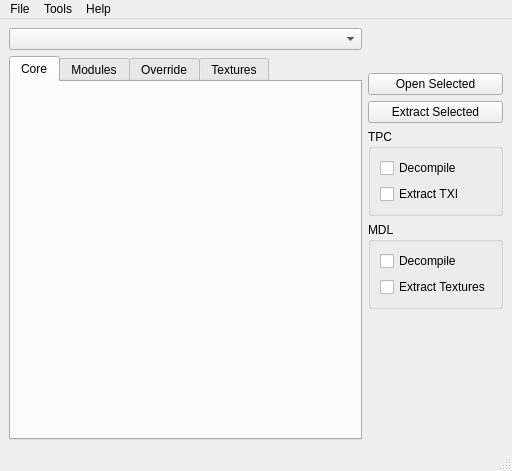
<?xml version="1.0" encoding="UTF-8"?>
<ui version="4.0">
 <class>MainWindow</class>
 <widget class="QMainWindow" name="MainWindow">
  <property name="geometry">
   <rect>
    <x>0</x>
    <y>0</y>
    <width>512</width>
    <height>471</height>
   </rect>
  </property>
  <property name="acceptDrops">
   <bool>true</bool>
  </property>
  <property name="windowTitle">
   <string>Holocron Toolset</string>
  </property>
  <widget class="QWidget" name="centralwidget">
   <layout class="QHBoxLayout" name="horizontalLayout">
    <property name="sizeConstraint">
     <enum>QLayout::SetMinimumSize</enum>
    </property>
    <item>
     <layout class="QVBoxLayout" name="verticalLayout_4">
      <item>
       <widget class="QComboBox" name="gameCombo"/>
      </item>
      <item>
       <widget class="QTabWidget" name="resourceTabs">
        <property name="currentIndex">
         <number>0</number>
        </property>
        <widget class="QWidget" name="coreTab">
         <attribute name="title">
          <string>Core</string>
         </attribute>
         <layout class="QVBoxLayout" name="verticalLayout_2">
          <property name="leftMargin">
           <number>0</number>
          </property>
          <property name="topMargin">
           <number>0</number>
          </property>
          <property name="rightMargin">
           <number>0</number>
          </property>
          <property name="bottomMargin">
           <number>0</number>
          </property>
          <item>
           <widget class="ResourceList" name="coreWidget" native="true"/>
          </item>
         </layout>
        </widget>

























        <widget class="QWidget" name="modulesTab">
         <attribute name="title">
          <string>Modules</string>
         </attribute>
         <layout class="QGridLayout" name="gridLayout">
          <property name="leftMargin">
           <number>0</number>
          </property>
          <property name="topMargin">
           <number>0</number>
          </property>
          <property name="rightMargin">
           <number>0</number>
          </property>
          <property name="bottomMargin">
           <number>0</number>
          </property>
          <property name="spacing">
           <number>0</number>
          </property>
          <item row="0" column="0" rowspan="2" colspan="2">
           <widget class="ResourceList" name="modulesWidget" native="true"/>
          </item>
         </layout>
        </widget>
        <widget class="QWidget" name="overrideTab">
         <attribute name="title">
          <string>Override</string>
         </attribute>
         <layout class="QVBoxLayout" name="verticalLayout_3">
          <property name="spacing">
           <number>0</number>
          </property>
          <property name="leftMargin">
           <number>0</number>
          </property>
          <property name="topMargin">
           <number>0</number>
          </property>
          <property name="rightMargin">
           <number>0</number>
          </property>
          <property name="bottomMargin">
           <number>0</number>
          </property>
          <item>
           <widget class="ResourceList" name="overrideWidget" native="true"/>
          </item>
         </layout>
        </widget>
        <widget class="QWidget" name="texturesTab">
         <attribute name="title">
          <string>Textures</string>
         </attribute>
         <layout class="QVBoxLayout" name="verticalLayout_6">
          <item>
           <widget class="TextureList" name="texturesWidget" native="true"/>
          </item>
         </layout>
        </widget>
       </widget>
      </item>
     </layout>
    </item>
    <item>
     <layout class="QVBoxLayout" name="vboxlayout">
      <property name="sizeConstraint">
       <enum>QLayout::SetFixedSize</enum>
      </property>
      <item>
       <spacer name="verticalSpacer_2">
        <property name="orientation">
         <enum>Qt::Vertical</enum>
        </property>
        <property name="sizeType">
         <enum>QSizePolicy::Fixed</enum>
        </property>
        <property name="sizeHint" stdset="0">
         <size>
          <width>124</width>
          <height>45</height>
         </size>
        </property>
       </spacer>
      </item>
      <item>
       <widget class="QFrame" name="sidebar">
        <property name="frameShape">
         <enum>QFrame::NoFrame</enum>
        </property>
        <property name="frameShadow">
         <enum>QFrame::Raised</enum>
        </property>
        <layout class="QVBoxLayout" name="verticalLayout_5">
         <property name="leftMargin">
          <number>0</number>
         </property>
         <property name="topMargin">
          <number>0</number>
         </property>
         <property name="rightMargin">
          <number>0</number>
         </property>
         <property name="bottomMargin">
          <number>0</number>
         </property>
         <item>
          <widget class="QPushButton" name="openButton">
           <property name="text">
            <string>Open Selected</string>
           </property>
          </widget>
         </item>
         <item>
          <widget class="QPushButton" name="extractButton">
           <property name="sizePolicy">
            <sizepolicy hsizetype="Minimum" vsizetype="Fixed">
             <horstretch>0</horstretch>
             <verstretch>0</verstretch>
            </sizepolicy>
           </property>
           <property name="text">
            <string>Extract Selected</string>
           </property>
          </widget>
         </item>
         <item>
          <widget class="QGroupBox" name="tpcGroup_2">
           <property name="title">
            <string>TPC</string>
           </property>
           <layout class="QVBoxLayout" name="verticalLayout_10">
            <item>
             <widget class="QCheckBox" name="tpcDecompileCheckbox">
              <property name="text">
               <string>Decompile</string>
              </property>
             </widget>
            </item>
            <item>
             <widget class="QCheckBox" name="tpcTxiCheckbox">
              <property name="text">
               <string>Extract TXI</string>
              </property>
             </widget>
            </item>
           </layout>
          </widget>
         </item>
         <item>
          <widget class="QGroupBox" name="mdlGroup_2">
           <property name="title">
            <string>MDL</string>
           </property>
           <layout class="QVBoxLayout" name="verticalLayout_9">
            <item>
             <widget class="QCheckBox" name="mdlDecompileCheckbox">
              <property name="text">
               <string>Decompile</string>
              </property>
             </widget>
            </item>
            <item>
             <widget class="QCheckBox" name="mdlTexturesCheckbox">
              <property name="text">
               <string>Extract Textures</string>
              </property>
             </widget>
            </item>
           </layout>
          </widget>
         </item>
        </layout>
       </widget>
      </item>
      <item>
       <spacer name="verticalSpacer">
        <property name="orientation">
         <enum>Qt::Vertical</enum>
        </property>
        <property name="sizeHint" stdset="0">
         <size>
          <width>124</width>
          <height>40</height>
         </size>
        </property>
       </spacer>
      </item>
     </layout>
    </item>
   </layout>
  </widget>
  <widget class="QMenuBar" name="menubar">
   <property name="geometry">
    <rect>
     <x>0</x>
     <y>0</y>
     <width>512</width>
     <height>22</height>
    </rect>
   </property>
   <widget class="QMenu" name="menuFile">
    <property name="title">
     <string>File</string>
    </property>
    <widget class="QMenu" name="menuNew">
     <property name="title">
      <string>New</string>
     </property>
     <addaction name="actionNewDLG"/>
     <addaction name="actionNewNSS"/>
     <addaction name="actionNewUTC"/>
     <addaction name="actionNewUTP"/>
     <addaction name="actionNewUTD"/>
     <addaction name="actionNewUTI"/>
     <addaction name="actionNewUTS"/>
     <addaction name="actionNewUTT"/>
     <addaction name="actionNewUTM"/>
     <addaction name="actionNewUTW"/>
     <addaction name="actionNewUTE"/>
     <addaction name="separator"/>
     <addaction name="actionCloneModule"/>
     <addaction name="separator"/>
     <addaction name="actionNewGFF"/>
     <addaction name="actionNewERF"/>
     <addaction name="actionNewTXT"/>
     <addaction name="actionNewSSF"/>
    </widget>
    <addaction name="menuNew"/>
    <addaction name="openAction"/>
    <addaction name="separator"/>
    <addaction name="actionSettings"/>
    <addaction name="separator"/>
    <addaction name="actionExit"/>
   </widget>
   <widget class="QMenu" name="menuTools">
    <property name="title">
     <string>Tools</string>
    </property>
    <addaction name="actionModuleDesigner"/>
    <addaction name="separator"/>
    <addaction name="actionEditTLK"/>
    <addaction name="actionEditJRL"/>
    <addaction name="separator"/>
    <addaction name="actionFileSearch"/>
    <addaction name="actionIndoorMapBuilder"/>
   </widget>
   <widget class="QMenu" name="menuHelp">
    <property name="title">
     <string>Help</string>
    </property>
    <widget class="QMenu" name="menuDiscord">
     <property name="title">
      <string>Discord</string>
     </property>
     <addaction name="actionDiscordHolocronToolset"/>
     <addaction name="actionDiscordKotOR"/>
     <addaction name="actionDiscordDeadlyStream"/>
    </widget>
    <addaction name="actionHelpAbout"/>
    <addaction name="menuDiscord"/>
    <addaction name="actionInstructions"/>
    <addaction name="actionHelpUpdates"/>
   </widget>
   <addaction name="menuFile"/>
   <addaction name="menuTools"/>
   <addaction name="menuHelp"/>
  </widget>
  <widget class="QStatusBar" name="statusbar"/>
  <action name="cloneModuleAction">
   <property name="text">
    <string>Clone Module</string>
   </property>
  </action>
  <action name="actionRecent_Files">
   <property name="text">
    <string>Recent Files</string>
   </property>
  </action>
  <action name="actionExit">
   <property name="text">
    <string>Exit</string>
   </property>
  </action>
  <action name="actionSettings">
   <property name="text">
    <string>Settings</string>
   </property>
  </action>
  <action name="actionAbout">
   <property name="text">
    <string>About</string>
   </property>
  </action>
  <action name="actionOpen">
   <property name="text">
    <string>Open</string>
   </property>
  </action>
  <action name="actionCheck_for_Updates">
   <property name="text">
    <string>Check for Updates</string>
   </property>
  </action>
  <action name="actionCreature">
   <property name="text">
    <string>Creature</string>
   </property>
  </action>
  <action name="actionItem">
   <property name="text">
    <string>Item</string>
   </property>
  </action>
  <action name="actionDoor">
   <property name="text">
    <string>Door</string>
   </property>
  </action>
  <action name="actionPlaceable">
   <property name="text">
    <string>Placeable</string>
   </property>
  </action>
  <action name="actionMerchant">
   <property name="text">
    <string>Merchant</string>
   </property>
  </action>
  <action name="actionEncounter">
   <property name="text">
    <string>Encounter</string>
   </property>
  </action>
  <action name="actionTrigger">
   <property name="text">
    <string>Trigger</string>
   </property>
  </action>
  <action name="actionWaypoint">
   <property name="text">
    <string>Waypoint</string>
   </property>
  </action>
  <action name="actionDialog">
   <property name="enabled">
    <bool>false</bool>
   </property>
   <property name="text">
    <string>Dialog</string>
   </property>
  </action>
  <action name="openAction">
   <property name="text">
    <string>Open</string>
   </property>
  </action>
  <action name="actionNewGFF">
   <property name="text">
    <string>GFF</string>
   </property>
  </action>
  <action name="actionNewERF">
   <property name="text">
    <string>ERF</string>
   </property>
  </action>
  <action name="actionNewTXT">
   <property name="text">
    <string>TXT</string>
   </property>
  </action>
  <action name="actionEditTLK">
   <property name="enabled">
    <bool>false</bool>
   </property>
   <property name="text">
    <string>Edit Talk Table</string>
   </property>
  </action>
  <action name="actionHelpUpdates">
   <property name="text">
    <string>Check For Updates</string>
   </property>
  </action>
  <action name="actionHelpAbout">
   <property name="text">
    <string>About</string>
   </property>
  </action>
  <action name="actionNewSSF">
   <property name="text">
    <string>SSF</string>
   </property>
  </action>
  <action name="actionNewUTC">
   <property name="enabled">
    <bool>false</bool>
   </property>
   <property name="icon">
    <iconset>
     <normalon>:/images/icons/kx/creature.png</normalon>
    </iconset>
   </property>
   <property name="text">
    <string>Creature</string>
   </property>
  </action>
  <action name="actionCloneModule">
   <property name="enabled">
    <bool>false</bool>
   </property>
   <property name="text">
    <string>Clone Module</string>
   </property>
  </action>
  <action name="actionNewUTP">
   <property name="enabled">
    <bool>false</bool>
   </property>
   <property name="icon">
    <iconset resource="../../resources/resources.qrc">
     <normaloff>:/images/icons/kx/placeable.png</normaloff>:/images/icons/kx/placeable.png</iconset>
   </property>
   <property name="text">
    <string>Placeable</string>
   </property>
  </action>
  <action name="actionNewUTD">
   <property name="enabled">
    <bool>false</bool>
   </property>
   <property name="icon">
    <iconset resource="../../resources/resources.qrc">
     <normaloff>:/images/icons/kx/door.png</normaloff>:/images/icons/kx/door.png</iconset>
   </property>
   <property name="text">
    <string>Door</string>
   </property>
  </action>
  <action name="actionNewUTW">
   <property name="enabled">
    <bool>false</bool>
   </property>
   <property name="icon">
    <iconset resource="../../resources/resources.qrc">
     <normaloff>:/images/icons/kx/waypoint.png</normaloff>:/images/icons/kx/waypoint.png</iconset>
   </property>
   <property name="text">
    <string>Waypoint</string>
   </property>
  </action>
  <action name="actionNewUTT">
   <property name="enabled">
    <bool>false</bool>
   </property>
   <property name="icon">
    <iconset resource="../../resources/resources.qrc">
     <normaloff>:/images/icons/kx/trigger.png</normaloff>:/images/icons/kx/trigger.png</iconset>
   </property>
   <property name="text">
    <string>Trigger</string>
   </property>
  </action>
  <action name="actionNewUTE">
   <property name="enabled">
    <bool>false</bool>
   </property>
   <property name="icon">
    <iconset resource="../../resources/resources.qrc">
     <normaloff>:/images/icons/kx/encounter.png</normaloff>:/images/icons/kx/encounter.png</iconset>
   </property>
   <property name="text">
    <string>Encounter</string>
   </property>
  </action>
  <action name="actionNewUTS">
   <property name="enabled">
    <bool>false</bool>
   </property>
   <property name="icon">
    <iconset resource="../../resources/resources.qrc">
     <normaloff>:/images/icons/kx/sound.png</normaloff>:/images/icons/kx/sound.png</iconset>
   </property>
   <property name="text">
    <string>Sound</string>
   </property>
  </action>
  <action name="actionNewUTM">
   <property name="enabled">
    <bool>false</bool>
   </property>
   <property name="icon">
    <iconset resource="../../resources/resources.qrc">
     <normaloff>:/images/icons/kx/merchant.png</normaloff>:/images/icons/kx/merchant.png</iconset>
   </property>
   <property name="text">
    <string>Merchant</string>
   </property>
  </action>
  <action name="actionNewUTI">
   <property name="enabled">
    <bool>false</bool>
   </property>
   <property name="icon">
    <iconset resource="../../resources/resources.qrc">
     <normaloff>:/images/icons/kx/item.png</normaloff>:/images/icons/kx/item.png</iconset>
   </property>
   <property name="text">
    <string>Item</string>
   </property>
  </action>
  <action name="actionNewDLG">
   <property name="enabled">
    <bool>false</bool>
   </property>
   <property name="icon">
    <iconset resource="../../resources/resources.qrc">
     <normaloff>:/images/icons/kx/dialog.png</normaloff>:/images/icons/kx/dialog.png</iconset>
   </property>
   <property name="text">
    <string>Dialog</string>
   </property>
  </action>
  <action name="actionNewNSS">
   <property name="enabled">
    <bool>false</bool>
   </property>
   <property name="icon">
    <iconset resource="../../resources/resources.qrc">
     <normaloff>:/images/icons/kx/script.png</normaloff>:/images/icons/kx/script.png</iconset>
   </property>
   <property name="text">
    <string>Script</string>
   </property>
  </action>
  <action name="actionEditJRL">
   <property name="enabled">
    <bool>false</bool>
   </property>
   <property name="text">
    <string>Edit Journal</string>
   </property>
  </action>
  <action name="actionFileSearch">
   <property name="enabled">
    <bool>false</bool>
   </property>
   <property name="text">
    <string>File Search</string>
   </property>
  </action>
  <action name="actionGeometryEditor">
   <property name="enabled">
    <bool>false</bool>
   </property>
   <property name="text">
    <string>Geometry Editor</string>
   </property>
  </action>
  <action name="actionIndoorMapBuilder">
   <property name="enabled">
    <bool>false</bool>
   </property>
   <property name="text">
    <string>Indoor Map Builder</string>
   </property>
  </action>
  <action name="actionEditModule">
   <property name="enabled">
    <bool>false</bool>
   </property>
   <property name="text">
    <string>Edit Module</string>
   </property>
  </action>
  <action name="actionInstructions">
   <property name="text">
    <string>Instructions</string>
   </property>
  </action>
  <action name="actionDiscordHolocronToolset">
   <property name="text">
    <string>Holocron Toolset</string>
   </property>
  </action>
  <action name="actionDiscordKotOR">
   <property name="text">
    <string>r/KotOR</string>
   </property>
  </action>
  <action name="actionDiscordDeadlyStream">
   <property name="text">
    <string>Deadly Stream</string>
   </property>
  </action>
  <action name="actionModuleDesigner">
   <property name="enabled">
    <bool>false</bool>
   </property>
   <property name="text">
    <string>Module Designer</string>
   </property>
  </action>
 </widget>
 <customwidgets>
  <customwidget>
   <class>ResourceList</class>
   <extends>QWidget</extends>
   <header location="global">toolset.gui.widgets.main_widgets</header>
   <container>1</container>
  </customwidget>
  <customwidget>
   <class>TextureList</class>
   <extends>QWidget</extends>
   <header location="global">toolset.gui.widgets.main_widgets</header>
   <container>1</container>
  </customwidget>
 </customwidgets>
 <resources>
  <include location="../../resources/resources.qrc"/>
 </resources>
 <connections/>
</ui>
